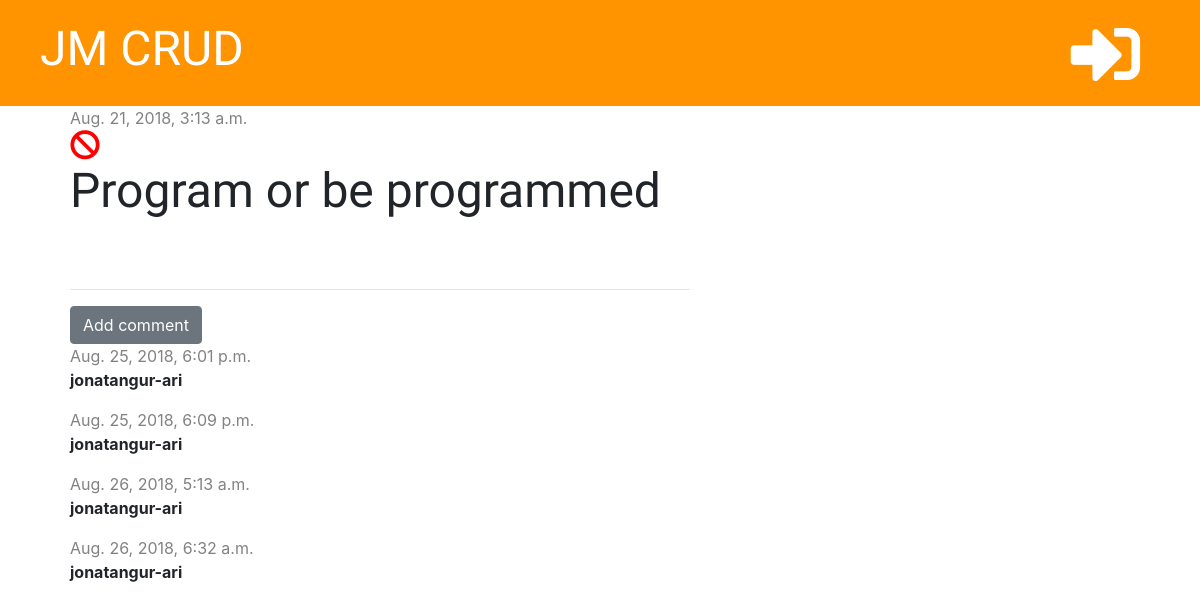
/post/1, run on the app's committed database.
### blog/models.py (models this page shows, shortened)
class Post(models.Model):
    author = models.ForeignKey('auth.User', on_delete=models.CASCADE)
    title = models.CharField(max_length=200)
    text = models.TextField()
    created_date = models.DateTimeField(default=timezone.now)
    published_date = models.DateTimeField(blank=True, null=True)

class Comment(models.Model):
    post = models.ForeignKey('blog.Post', on_delete=models.CASCADE, related_name='comments')
    author = models.CharField(max_length=200)
    text = models.TextField()
    created_date = models.DateTimeField(default=timezone.now)
    approved = models.BooleanField(default=False)

### blog/views.py (the view)
# urls.py: path('post/<int:pk>', views.post_detail, name='post_detail'),
def post_detail(request, pk):
    posts = get_object_or_404(Post, pk=pk)
    stuff_for_frontend = {'posts': posts}
    return render(request, 'blog/post_detail.html', stuff_for_frontend)

### blog/templatetags/markdownify.py (called while the page is built)
@register.filter
def markdown(value):
    renderer = HighlightRenderer()
    markdown = mistune.Markdown(renderer=renderer)
    return markdown(value)

### blog/templates/blog/post_detail.html (shortened to what this page needs)
{% extends 'blog/base.html' %}
{% load markdownify %}
{% block content %}
    <div class="post">
      {% if posts.published_date %}
        <div class="date">
          {{ posts.published_date }}
        </div>
        {% else %}
        <a href="{% url 'post_publish' pk=posts.pk %}" class="btn btn-primary">Publish</a>
      {% endif %}
<a href="{% url 'post_delete' pk=posts.pk %}"
onclick="return confirm('Are you sure you want to delete this post?')">
<i class="fa fa-ban" style="font-size:30px;color:red"></i>
</a>
      <h1>{{ posts.title }}</h1>
    </div>
    <hr>
    <a href="{% url 'add_comment_to_post' pk=posts.pk %}" class="btn btn-secondary">Add comment</a>
    {% for comment in posts.comments.all %}
      {% if user.is_authenticated or comment.approved %}
        <div class="comment">
          <div class="date">
            {{ comment.created_date }}
          </div>
          <strong>{{ comment.author }}</strong>
        </div>
      {% endif %}
      {% empty %}
        <p>No comments yet...</p>
    {% endfor %}
{% endblock %}

### blog/static/css/blog.css (style rules this page uses)
h1, h2, h3, h4 { font-family: 'Tangerine', 'Inconsolata', 'Droid Sans', serif; font-size: 48px; }
.date { color: #828282; }
.post { margin-bottom: 70px; }
.comment { margin: 20px, 0px, 20px, 20px; }

### data on the page
Post: published_date "Aug. 21, 2018, 3:13 a.m.", title "Program or be programmed"
Comment: created_date "Aug. 25, 2018, 6:01 p.m.", author "jonatangur-ari"
Comment: created_date "Aug. 25, 2018, 6:09 p.m.", author "jonatangur-ari"
Comment: created_date "Aug. 26, 2018, 5:13 a.m.", author "jonatangur-ari"
Comment: created_date "Aug. 26, 2018, 6:32 a.m.", author "jonatangur-ari"
